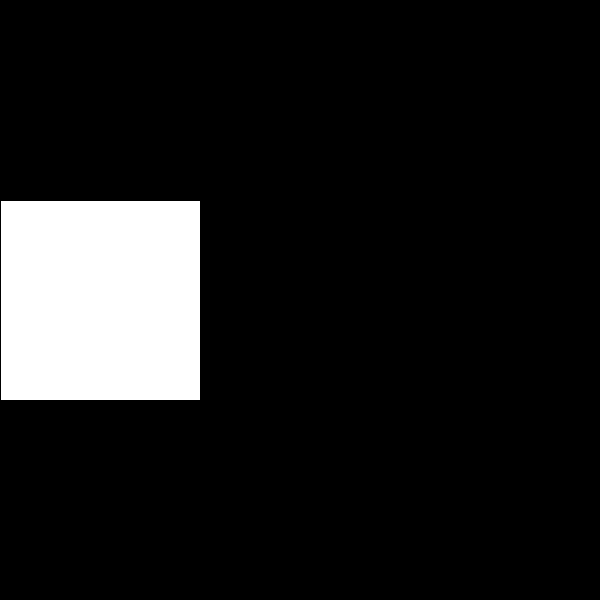
Frame 1 (no input)
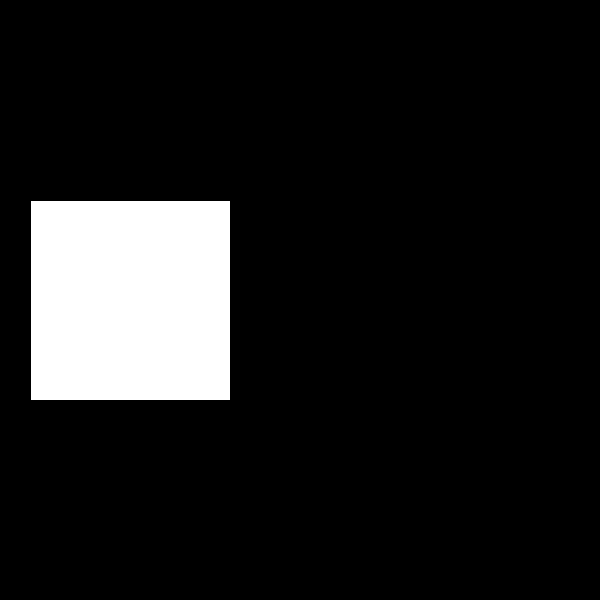
Frame 60 (the mouse pressed at the canvas centre just before this capture)
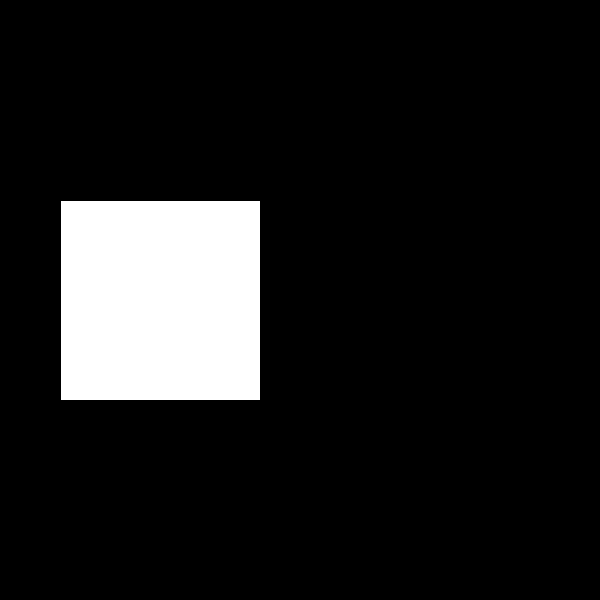
Frame 120 (the mouse held since frame 60 and released just before this capture)

The Processing sketch that drew these frames (run headless with seeded random() and noise(); from frame 60 on, the mouse is pressed at the canvas centre):

// Processing sketch: session2
// ── session2.pde
float x;
int x1;
void setup () {
  size(600,600);
  x = 0; 
}

void draw () { 
  background(0);
  x = x+0.5;
  x1 = x1+1;
  if (x>200) {
    fill(0, 255,0);
  } else {
    fill(255);
  }

  if (x>400) {
    x = 0;
  }

  if (x>200) {
    fill(255,0,0);
  }

  rect(x,200,200,200);
}
